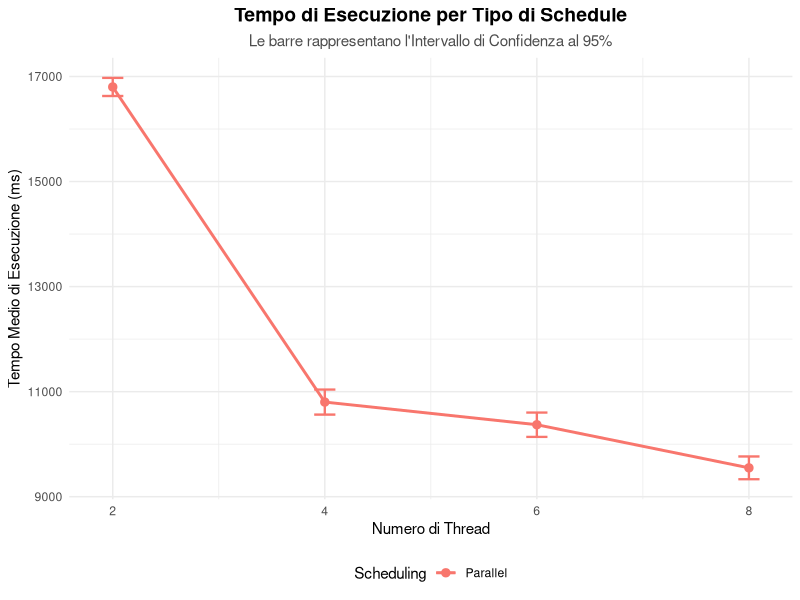
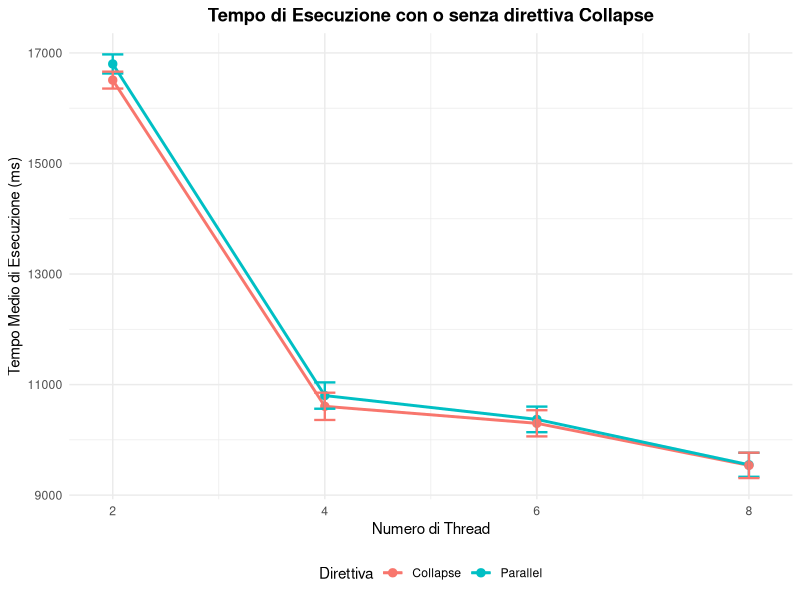
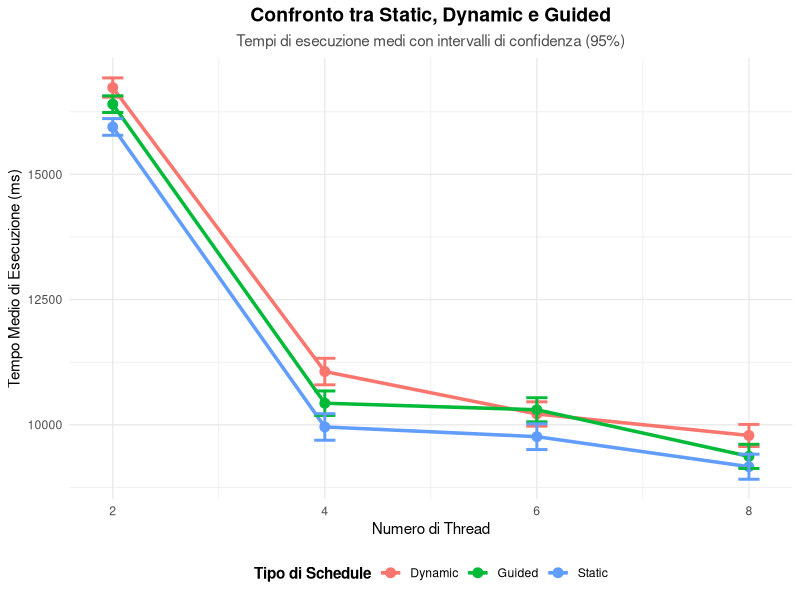
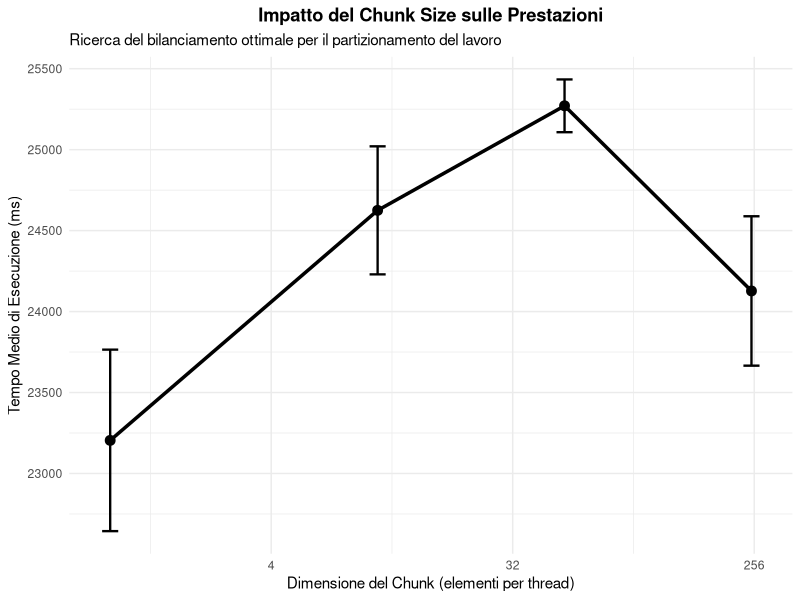
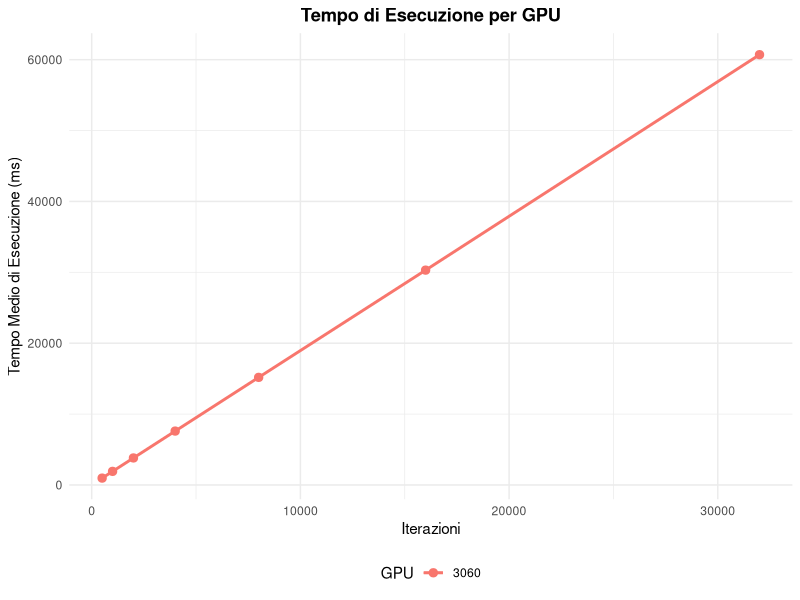
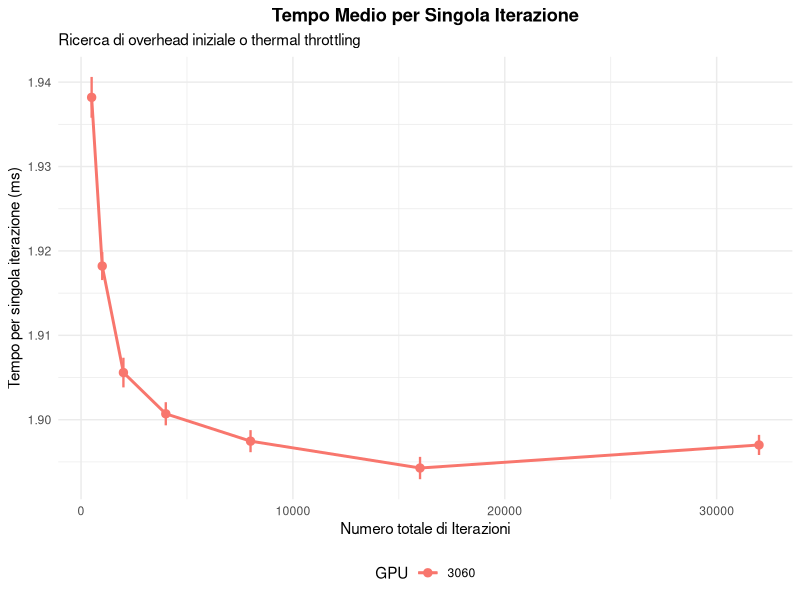
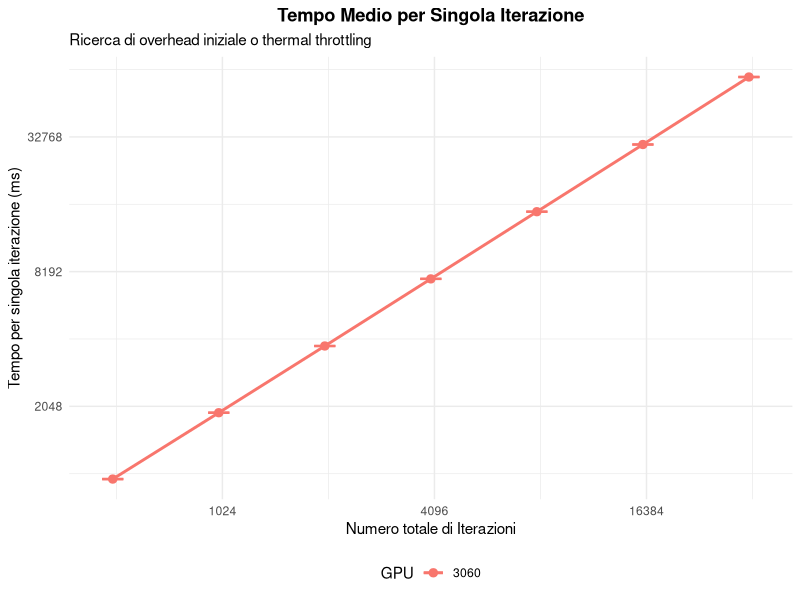

The R source for these figures, in order:
## ---- chunk 1
library(tidyverse)
library(dplyr)
library(knitr)
# library(patchwork)

theme_set(theme_minimal())

theme_update(
  plot.title = element_text(face = "bold", hjust = 0.5),
  legend.position = "bottom"
)
## ---- chunk 2
# 1. Lettura e combinazione dei 6 dataset
df_collapse <- read_csv("data/benchmark_results_collapse.csv") %>% mutate(Schedule = "Collapse")
df_dynamic  <- read_csv("data/benchmark_results_dynamic.csv")  %>% mutate(Schedule = "Dynamic")
df_guided   <- read_csv("data/benchmark_results_guided.csv")   %>% mutate(Schedule = "Guided")
df_parallel <- read_csv("data/benchmark_results_parallel.csv") %>% mutate(Schedule = "Parallel")
df_serial   <- read_csv("data/benchmark_results_serial.csv")   %>% mutate(Schedule = "Serial")
df_static   <- read_csv("data/benchmark_results_static.csv")   %>% mutate(Schedule = "Static")

# Uniamo tutto in un unico dataframe
df_parallel_bind <- bind_rows(df_serial, df_parallel)

# 2. Calcolo Statistico: Media, Deviazione Standard, Errore Standard e Intervallo al 95%
df_parallel_stats <- df_parallel %>%
  group_by(Test_Name, Threads, Schedule) %>%
  summarise(
    n = n(),                           # Numero di campioni (iterazioni)
    mean_time = mean(Time_ms),         # Media aritmetica
    sd_time = sd(Time_ms),             # Deviazione Standard
    .groups = 'drop'
  ) %>%
  mutate(
    # L'Errore Standard (SE) = deviazione_standard / radice_quadrata(n)
    se_time = sd_time / sqrt(n),
    
    # Moltiplicatore T di Student per il 95% di confidenza (circa 1.96 per n grandi)
    t_score = qt(0.975, df = n - 1),
    
    # Margine di Errore
    ci_margin = t_score * se_time,
    
    # Calcolo estremo inferiore e superiore della barra
    ci_lower = mean_time - ci_margin,
    ci_upper = mean_time + ci_margin
  )

df_collapse_stats <- df_collapse %>%
  group_by(Test_Name, Threads, Schedule) %>%
  summarise(
    n = n(),                           
    mean_time = mean(Time_ms),         
    sd_time = sd(Time_ms),             
    .groups = 'drop'
  ) %>%
  mutate(
    se_time = sd_time / sqrt(n),           
    t_score = qt(0.975, df = n - 1),       
    ci_margin = t_score * se_time,         
    ci_lower = mean_time - ci_margin,      
    ci_upper = mean_time + ci_margin       
  )


df_schedule_stats <- bind_rows(df_dynamic, df_guided, df_static) %>%
  group_by(Test_Name, Threads, Schedule) %>%
  summarise(
    n = n(),                           
    mean_time = mean(Time_ms),         
    sd_time = sd(Time_ms),             
    .groups = 'drop'
  ) %>%
  mutate(
    se_time = sd_time / sqrt(n),           
    t_score = qt(0.975, df = n - 1),       
    ci_margin = t_score * se_time,         
    ci_lower = mean_time - ci_margin,      
    ci_upper = mean_time + ci_margin       
  )
## ---- chunk 3
#| CPU: intel i7 1165G7
# 3. Creazione del grafico con Barre di Confidenza
ggplot(df_parallel_stats, aes(x = Threads, y = mean_time, color = Schedule, group = Schedule)) +
  # Aggiunta delle linee e dei punti
  geom_line(size = 1) +
  geom_point(size = 2.5) +
  
  # Aggiunta delle barre di errore (Incertezza/Intervallo di Confidenza)
  # width controlla la larghezza delle stanghette orizzontali sulla barra
  geom_errorbar(aes(ymin = ci_lower, ymax = ci_upper), width = 0.2, size = 0.8) +
  
  # Etichette e Stile
  labs(
    title = "Tempo di Esecuzione per Tipo di Schedule",
    subtitle = "Le barre rappresentano l'Intervallo di Confidenza al 95%",
    x = "Numero di Thread",
    y = "Tempo Medio di Esecuzione (ms)",
    color = "Scheduling"
  ) + 
  scale_x_continuous(breaks = unique(df_parallel_stats$Threads)) +
  theme_minimal() +
  theme(
    plot.title = element_text(hjust = 0.5, face = "bold", size = 14),
    plot.subtitle = element_text(hjust = 0.5, size = 11, color = "gray30"),
    legend.position = "bottom"
  )

df_filtered <- bind_rows(df_dynamic, df_guided, df_static)

# 3. Calcolo di Medie e Intervalli di Confidenza al 95%
df_stats <- df_filtered %>%
  group_by(Test_Name, Threads, Schedule) %>%
  summarise(
    n = n(),                           
    mean_time = mean(Time_ms),         
    sd_time = sd(Time_ms),             
    .groups = 'drop'
  ) %>%
  mutate(
    se_time = sd_time / sqrt(n),           # Errore Standard
    t_score = qt(0.975, df = n - 1),       # T-value per confidenza al 95%
    ci_margin = t_score * se_time,         # Margine di errore
    ci_lower = mean_time - ci_margin,      # Estremo inferiore della barra
    ci_upper = mean_time + ci_margin       # Estremo superiore della barra
  )
## ---- chunk 4
#| CPU: intel i7 1165G7
bind_rows(df_parallel_stats, df_collapse_stats)  %>% 
  ggplot(aes(x=Threads, y=mean_time, color=Schedule, group=Schedule)) +
  geom_line(size=1) +
  geom_point(size=2.5) +
  geom_errorbar(aes(ymin=ci_lower, ymax=ci_upper), width=0.2, size=0.8) +
  labs(
    title="Tempo di Esecuzione con o senza direttiva Collapse",
    x = "Numero di Thread",
    y = "Tempo Medio di Esecuzione (ms)",
    color = "Direttiva"
  )

## ---- chunk 5
#| CPU: intel i7 1165G7
ggplot(df_schedule_stats, aes(x = Threads, y = mean_time, color = Schedule, group = Schedule)) +
  # Disegna le linee e i punti
  geom_line(size = 1.2) +
  geom_point(size = 3) +
  
  # Aggiunge le barre di confidenza al 95%
  geom_errorbar(aes(ymin = ci_lower, ymax = ci_upper), width = 0.2, size = 1) +
  
  # Se i tuoi file contengono test multipli, scommenta la riga seguente per separarli:
  # facet_wrap(~ Test_Name, scales = "free_y") +
  
  # Aggiunta di etichette, titoli e miglioramenti visivi
  labs(
    title = "Confronto tra Static, Dynamic e Guided",
    subtitle = "Tempi di esecuzione medi con intervalli di confidenza (95%)",
    x = "Numero di Thread",
    y = "Tempo Medio di Esecuzione (ms)",
    color = "Tipo di Schedule"
  ) +
  # Forza l'asse X a mostrare numeri interi per i thread
  scale_x_continuous(breaks = unique(df_stats$Threads)) +
  theme_minimal() +
  theme(
    plot.title = element_text(hjust = 0.5, face = "bold", size = 14),
    plot.subtitle = element_text(hjust = 0.5, size = 11, color = "gray30"),
    legend.position = "bottom",
    legend.title = element_text(face = "bold"),
  )
## ---- chunk 6
df_chunk <- read_csv("data/benchmark_results_chunk_size.csv") %>% 
  mutate(
    Chunk_Size = as.numeric(str_extract(Test_Name, "\\d+"))
  )

df_chunk_stats <- df_chunk %>%
  group_by(Test_Name, Threads, Chunk_Size) %>%
  summarise(
    n = n(),                           
    mean_time = mean(Time_ms),         
    sd_time = sd(Time_ms),             
    .groups = 'drop'
  ) %>%
  mutate(
    se_time = sd_time / sqrt(n),           
    t_score = qt(0.975, df = n - 1),       
    ci_margin = t_score * se_time,         
    ci_lower = mean_time - ci_margin,      # Estremo inferiore della barra
    ci_upper = mean_time + ci_margin
  )

df_chunk_stats %>%
  ggplot(aes(x = Chunk_Size, y = mean_time)) +
  geom_line(size = 1.2) +
  geom_point(size = 3) +
  geom_errorbar(aes(ymin = ci_lower, ymax = ci_upper), width = 0.2, size = 0.8) +
  scale_x_continuous(transform = "log2") +   
  labs(
    title = "Impatto del Chunk Size sulle Prestazioni",
    subtitle = "Ricerca del bilanciamento ottimale per il partizionamento del lavoro",
    x = "Dimensione del Chunk (elementi per thread)",
    y = "Tempo Medio di Esecuzione (ms)"
  )
## ---- chunk 7

## ---- chunk 8
df_cuda <- read_csv("data/benchmark_results_3060.csv") %>% mutate(GPU = "3060")

df_cuda_stats <- df_cuda %>%
  group_by(Iterations, GPU) %>%
  summarise(
    n = n(),                           
    mean_time = mean(Time_CUDA_ms),         
    sd_time = sd(Time_CUDA_ms),             
    .groups = 'drop'
  ) %>%
  mutate(
    se_time = sd_time / sqrt(n),           
    t_score = qt(0.975, df = n - 1),       
    ci_margin = t_score * se_time,         
    ci_lower = mean_time - ci_margin,      
    ci_upper = mean_time + ci_margin       
  )
## ---- chunk 9
df_cuda_stats %>%
  ggplot(aes(x = Iterations, y = mean_time, color = GPU, group = GPU)) +
  geom_line(size = 1) +
  geom_point(size = 2.5) +
  geom_errorbar(aes(ymin = ci_lower, ymax = ci_upper), width = 0.2, size = 0.8) +
  labs(
    title = "Tempo di Esecuzione per GPU",
    x = "Iterazioni",
    y = "Tempo Medio di Esecuzione (ms)",
    color = "GPU"
  )

## ---- chunk 10
df_cuda_stats %>%
  # Calcoliamo il tempo (e i limiti di confidenza) per singola iterazione
  mutate(
    mean_time_per_iter = mean_time / Iterations,
    ci_lower_iter = ci_lower / Iterations,
    ci_upper_iter = ci_upper / Iterations
  ) %>%
  ggplot(aes(x = Iterations, y = mean_time_per_iter, color = GPU, group = GPU)) +
  geom_line(linewidth = 1) + 
  geom_point(size = 2.5) +
  geom_errorbar(aes(ymin = ci_lower_iter, ymax = ci_upper_iter), width = 0.2, linewidth = 0.8) +
  labs(
    title = "Tempo Medio per Singola Iterazione",
    subtitle = "Ricerca di overhead iniziale o thermal throttling",
    x = "Numero totale di Iterazioni",
    y = "Tempo per singola iterazione (ms)",
    color = "GPU"
  )
## ---- chunk 11
df_cuda_stats %>%
  ggplot(aes(x = Iterations, y = mean_time, color = GPU, group = GPU)) +
  geom_line(linewidth = 1) + 
  geom_point(size = 2.5) +
  geom_errorbar(aes(ymin = ci_lower, ymax = ci_upper), width = 0.2, linewidth = 0.8) +
  scale_x_continuous(transform = "log2") + 
  scale_y_continuous(transform = "log2") +
  labs(
    title = "Tempo Medio per Singola Iterazione",
    subtitle = "Ricerca di overhead iniziale o thermal throttling",
    x = "Numero totale di Iterazioni",
    y = "Tempo per singola iterazione (ms)",
    color = "GPU"
  )
